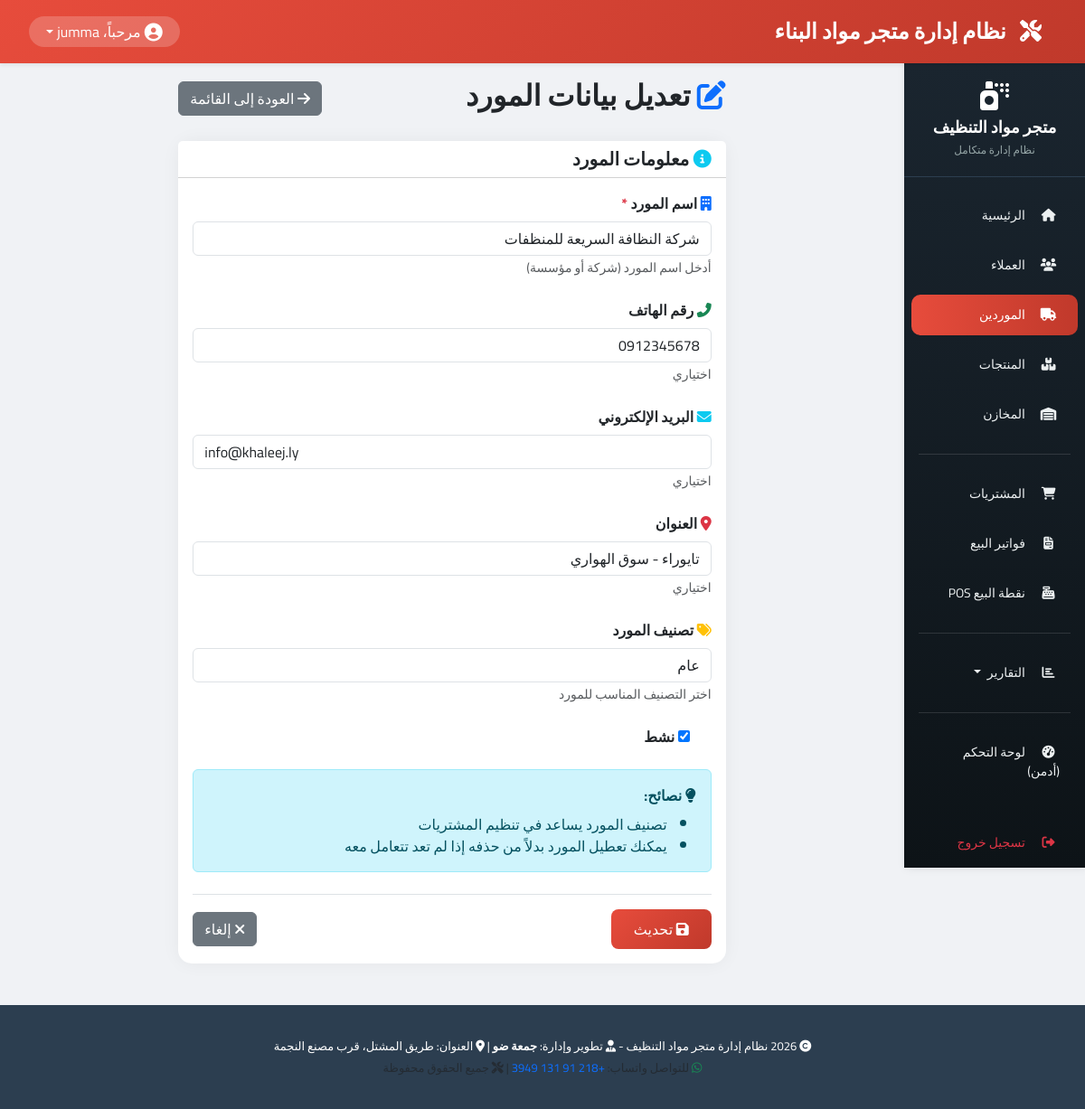
The app's page /suppliers/1/edit/ (signed in) with its own data.
### suppliers/models.py (models this page shows, shortened)
class Supplier(models.Model):
    name = models.CharField(max_length=200, verbose_name="اسم المورد")
    phone = models.CharField(max_length=20, blank=True, null=True, verbose_name="رقم الهاتف")
    email = models.EmailField(blank=True, null=True, verbose_name="البريد الإلكتروني")
    address = models.CharField(max_length=300, blank=True, null=True, verbose_name="العنوان")
    SUPPLIER_CATEGORIES = [
        ('detergents', 'منظفات سائلة'),
        ('powders', 'مساحيق غسيل'),
        ('disinfectants', 'مطهرات ومعقمات'),
        ('papers', 'ورقيات ومناديل'),
        ('tools', 'أدوات ومعدات تنظيف'),
        ('chemicals', 'مواد كيميائية خام'),
        ('general', 'عام'),
    ]
    category = models.CharField(max_length=20, choices=SUPPLIER_CATEGORIES, default='general', verbose_name="تصنيف المورد")
    is_active = models.BooleanField(default=True, verbose_name="نشط")
    created_at = models.DateTimeField(auto_now_add=True, verbose_name="تاريخ الإضافة")
    updated_at = models.DateTimeField(auto_now=True, verbose_name="آخر تحديث")
    class Meta:
        verbose_name = "مورد"
        verbose_name_plural = "الموردين"
        ordering = ['name']

### suppliers/views.py (the view, shortened to what this page needs)
# urls.py: path('<int:pk>/edit/', views.SupplierUpdateView.as_view(), name='supplier_edit'),
class SupplierUpdateView(LoginRequiredMixin, SuccessMessageMixin, UpdateView):
    model = Supplier
    fields = ['name', 'phone', 'email', 'address', 'category', 'is_active']
    template_name = 'suppliers/supplier_form.html'
    success_url = reverse_lazy('suppliers:supplier_list')
    success_message = "تم تعديل بيانات المورد <b>%(name)s</b> بنجاح"
    def get_context_data(self, **kwargs):
        context = super().get_context_data(**kwargs)
        context['title'] = 'تعديل بيانات المورد'
        context['button_text'] = 'تحديث'
        return context

### suppliers/templates/suppliers/supplier_form.html (shortened to what this page needs)
{% extends 'base.html' %}
{% load static %}
{% load crispy_forms_tags %}
{% block content %}
<div class="container-fluid">
    <div class="row">
        <div class="col-md-8 mx-auto">
            <div class="d-flex justify-content-between align-items-center mb-4">
                <h2>
                    <i class="fas {% if 'add' in request.path %}fa-plus-circle{% else %}fa-edit{% endif %} text-primary"></i>
                    {{ title }}
                </h2>
                <a href="{% url 'suppliers:supplier_list' %}" class="btn btn-secondary">
                    <i class="fas fa-arrow-right"></i>
                    العودة إلى القائمة
                </a>
            </div>
            <div class="card card-custom">
                <div class="card-header bg-white">
                    <h5 class="mb-0">
                        <i class="fas fa-info-circle text-info"></i>
                        معلومات المورد
                    </h5>
                </div>
                <div class="card-body">
                    <form method="POST" novalidate>
                        <div class="mb-4">
                            <label for="{{ form.name.id_for_label }}" class="form-label fw-bold">
                                <i class="fas fa-building text-primary"></i>
                                {{ form.name.label }}
                                <span class="text-danger">*</span>
                            </label>
                            {{ form.name }}
                            <small class="text-muted">أدخل اسم المورد (شركة أو مؤسسة)</small>
                        </div>
                        <div class="mb-4">
                            <label for="{{ form.phone.id_for_label }}" class="form-label fw-bold">
                                <i class="fas fa-phone-alt text-success"></i>
                                {{ form.phone.label }}
                            </label>
                            {{ form.phone }}
                            <small class="text-muted">اختياري</small>
                        </div>
                        <div class="mb-4">
                            <label for="{{ form.email.id_for_label }}" class="form-label fw-bold">
                                <i class="fas fa-envelope text-info"></i>
                                {{ form.email.label }}
                            </label>
                            {{ form.email }}
                            <small class="text-muted">اختياري</small>
                        </div>
                        <div class="mb-4">
                            <label for="{{ form.address.id_for_label }}" class="form-label fw-bold">
                                <i class="fas fa-map-marker-alt text-danger"></i>
                                {{ form.address.label }}
                            </label>
                            {{ form.address }}
                            <small class="text-muted">اختياري</small>
                        </div>
                        <div class="mb-4">
                            <label for="{{ form.category.id_for_label }}" class="form-label fw-bold">
                                <i class="fas fa-tags text-warning"></i>
                                {{ form.category.label }}
                            </label>
                            {{ form.category }}
                            <small class="text-muted">اختر التصنيف المناسب للمورد</small>
                        </div>
                        <div class="mb-4 form-check">
                            {{ form.is_active }}
                            <label for="{{ form.is_active.id_for_label }}" class="form-check-label fw-bold">
                                {{ form.is_active.label }}
                            </label>
                        </div>
                        <div class="alert alert-info mt-3">
                            <i class="fas fa-lightbulb"></i>
                            <strong>نصائح:</strong>
                            <ul class="mb-0 mt-2">
                                <li>تصنيف المورد يساعد في تنظيم المشتريات</li>
                                <li>يمكنك تعطيل المورد بدلاً من حذفه إذا لم تعد تتعامل معه</li>
                            </ul>
                        </div>
                        <div class="d-flex justify-content-between align-items-center mt-4 pt-3 border-top">
                            <button type="submit" class="btn btn-primary-custom">
                                <i class="fas fa-save"></i>
                                {{ button_text }}
                            </button>
                            <a href="{% url 'suppliers:supplier_list' %}" class="btn btn-secondary">
                                <i class="fas fa-times"></i>
                                إلغاء
                            </a>
                        </div>
                    </form>
                </div>
            </div>
        </div>
    </div>
</div>
{% endblock %}

### templates/includes/navbar.html (shortened to what this page needs)
{% load static %}
<nav class="navbar navbar-expand-lg navbar-top shadow-sm">
    <div class="container-fluid">
        <a class="navbar-brand fw-bold" href="{% url 'home' %}">
            <i class="fas fa-tools"></i> نظام إدارة متجر مواد البناء
        </a>
        <div class="d-flex align-items-center">
            <div class="dropdown">
                <a href="#" class="dropdown-toggle text-decoration-none user-dropdown d-flex align-items-center" data-bs-toggle="dropdown" aria-expanded="false">
                    <i class="fas fa-user-circle fa-lg me-1"></i>
                    <span class="d-none d-md-inline">مرحباً، {{ request.user.first_name|default:request.user.username }}</span>
                </a>
            </div>
        </div>
    </div>
</nav>

### static/css/style.css (style rules this page uses)
* { margin: 0; padding: 0; box-sizing: border-box; }
body { background-color: #f0f2f5; font-family: 'Cairo', 'Tahoma', 'Segoe UI', system-ui; }
.navbar-top { background: linear-gradient(135deg, #e74c3c 0%, #c0392b 100%); box-shadow: 0 2px 10px rgba(0,0,0,0.1); padding: 12px 20px; }
.navbar-top .navbar-brand { color: white; font-weight: bold; font-size: 1.5rem; }
.navbar-top .navbar-brand i { margin-left: 10px; }
.user-dropdown { background: rgba(255,255,255,0.2); border-radius: 30px; padding: 5px 15px; color: white; }
.card-custom { background: white; border-radius: 15px; border: none; box-shadow: 0 0 20px rgba(0,0,0,0.05); transition: transform 0.3s ease, box-shadow 0.3s ease; }
.btn-primary-custom { background: linear-gradient(135deg, #e74c3c 0%, #c0392b 100%); border: none; color: white; padding: 10px 25px; border-radius: 8px; transition: all 0.3s ease; }

### templates/base.html (style rules this page uses)
body, h1, h2, h3, h4, h5, h6, .btn, .nav-link, .form-control, .table, td, th { font-family: 'Cairo', sans-serif !important; }
body { font-weight: 400; }
h1, h2, h3, h4, h5, h6 { font-weight: 700 !important; }

### records on screen
Supplier: name "شركة النظافة السريعة للمنظفات", phone "0912345678", email "info@khaleej.ly", address "تايوراء - سوق الهواري", category "عام", is_active "☑"

### other values on screen
{{ request.user.first_name|default:request.user.username }} "jumma"
{{ title }} "تعديل بيانات المورد"
{{ button_text }} "تحديث"
